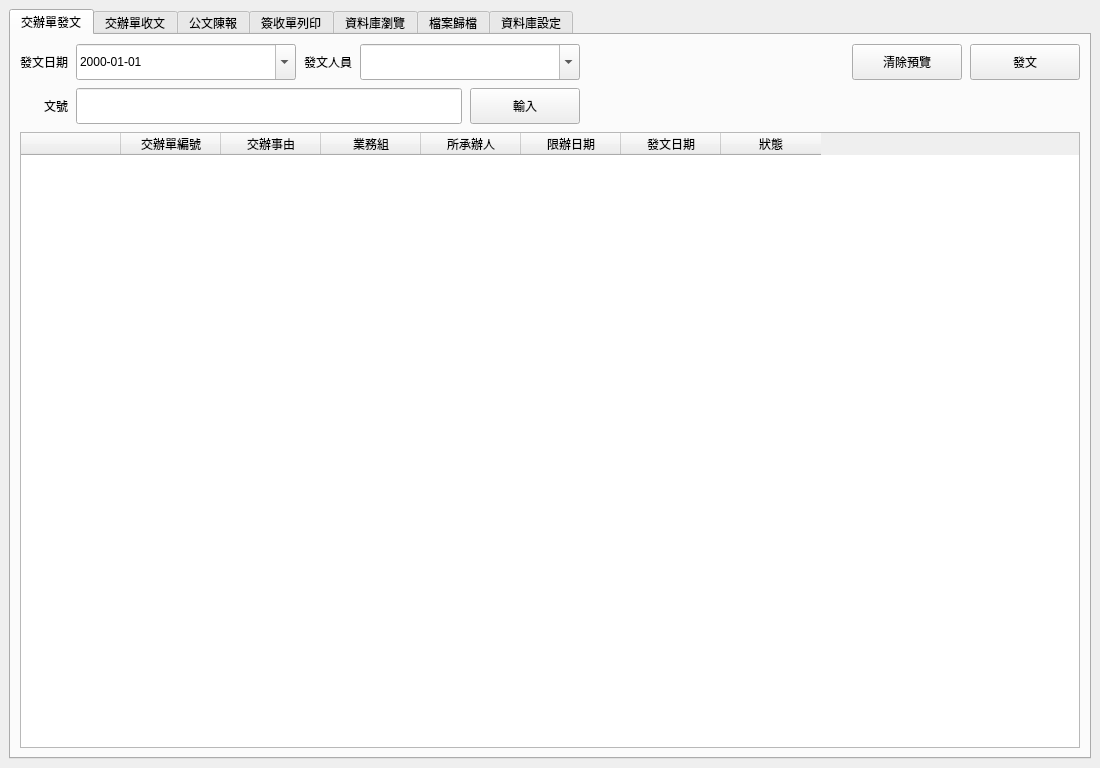
<?xml version="1.0" encoding="UTF-8"?>
<ui version="4.0">
 <class>MainWindow</class>
 <widget class="QMainWindow" name="MainWindow">
  <property name="geometry">
   <rect><x>0</x><y>0</y><width>1100</width><height>768</height></rect>
  </property>
  <property name="windowTitle"><string>公文管理系統</string></property>
  <widget class="QWidget" name="centralwidget">
   <layout class="QVBoxLayout" name="mainVerticalLayout">
    <item>
     <widget class="QTabWidget" name="tabWidget">
      <property name="currentIndex"><number>0</number></property>

      <widget class="QWidget" name="tab_dispatch">
       <attribute name="title"><string>交辦單發文</string></attribute>
       <layout class="QVBoxLayout" name="tabLayout_1">
        <property name="spacing"><number>8</number></property>

        <!-- 用 Grid 確保對齊 -->
        <item>
         <layout class="QGridLayout" name="topGrid">
          <property name="horizontalSpacing"><number>8</number></property>
          <property name="verticalSpacing"><number>8</number></property>

          <!-- row0: 發文日期 | 日期欄 | 發文人員 | combo | 彈性 | 清除 | 發文 -->
          <item row="0" column="0">
           <widget class="QLabel" name="lbl_dispatch_date">
            <property name="text"><string>發文日期</string></property>
            <property name="alignment"><set>Qt::AlignRight|Qt::AlignVCenter</set></property>
           </widget>
          </item>
          <item row="0" column="1">
           <widget class="QDateEdit" name="dispatch_date">
            <property name="minimumSize"><size><width>220</width><height>36</height></size></property>
            <property name="calendarPopup"><bool>true</bool></property>
            <property name="displayFormat"><string>yyyy-MM-dd</string></property>
           </widget>
          </item>
          <item row="0" column="2">
           <widget class="QLabel" name="lbl_sender">
            <property name="text"><string>發文人員</string></property>
            <property name="alignment"><set>Qt::AlignRight|Qt::AlignVCenter</set></property>
           </widget>
          </item>
          <item row="0" column="3">
           <widget class="QComboBox" name="dispatch_sender">
            <property name="minimumSize"><size><width>220</width><height>36</height></size></property>
            <property name="editable"><bool>true</bool></property>
           </widget>
          </item>
          <item row="0" column="4">
           <spacer>
            <property name="orientation"><enum>Qt::Horizontal</enum></property>
            <property name="sizeHint" stdset="0"><size><width>20</width><height>0</height></size></property>
           </spacer>
          </item>
          <item row="0" column="5">
           <widget class="QPushButton" name="btn_clear_all">
            <property name="minimumSize"><size><width>110</width><height>36</height></size></property>
            <property name="maximumSize"><size><width>110</width><height>36</height></size></property>
            <property name="text"><string>清除預覽</string></property>
           </widget>
          </item>
          <item row="0" column="6">
           <widget class="QPushButton" name="btn_send">
            <property name="minimumSize"><size><width>110</width><height>36</height></size></property>
            <property name="maximumSize"><size><width>110</width><height>36</height></size></property>
            <property name="text"><string>發文</string></property>
           </widget>
          </item>

          <!-- row1: 文號 | 輸入框 | 輸入按鈕（右緣對齊發文人員） -->
          <item row="1" column="0">
           <widget class="QLabel">
            <property name="text"><string>文號</string></property>
            <property name="alignment"><set>Qt::AlignRight|Qt::AlignVCenter</set></property>
           </widget>
          </item>
          <item row="1" column="1" colspan="3">
           <layout class="QHBoxLayout" name="docNumRow">
            <property name="spacing"><number>8</number></property>
            <item>
             <widget class="QLineEdit" name="lineEdit_docNum">
              <property name="minimumSize"><size><width>0</width><height>36</height></size></property>
             </widget>
            </item>
            <item>
             <widget class="QPushButton" name="btn_input_docnum">
              <property name="minimumSize"><size><width>110</width><height>36</height></size></property>
              <property name="maximumSize"><size><width>110</width><height>36</height></size></property>
              <property name="text"><string>輸入</string></property>
             </widget>
            </item>
           </layout>
          </item>

         </layout>
        </item>

        <!-- 表格 -->
        <item>
         <widget class="QTableWidget" name="tableWidget">
          <property name="selectionBehavior"><enum>QAbstractItemView::SelectRows</enum></property>
          <column><property name="text"><string></string></property></column>
          <column><property name="text"><string>交辦單編號</string></property></column>
          <column><property name="text"><string>交辦事由</string></property></column>
          <column><property name="text"><string>業務組</string></property></column>
          <column><property name="text"><string>所承辦人</string></property></column>
          <column><property name="text"><string>限辦日期</string></property></column>
          <column><property name="text"><string>發文日期</string></property></column>
          <column><property name="text"><string>狀態</string></property></column>
         </widget>
        </item>

       </layout>
      </widget>

      <widget class="QWidget" name="tab_receive">
       <attribute name="title"><string>交辦單收文</string></attribute>
      </widget>
      <widget class="QWidget" name="tab_report">
       <attribute name="title"><string>公文陳報</string></attribute>
      </widget>
      <widget class="QWidget" name="tab_print">
       <attribute name="title"><string>簽收單列印</string></attribute>
      </widget>
      <widget class="QWidget" name="tab_dbbrowse">
       <attribute name="title"><string>資料庫瀏覽</string></attribute>
      </widget>
      <widget class="QWidget" name="tab_archive">
       <attribute name="title"><string>檔案歸檔</string></attribute>
      </widget>
      <widget class="QWidget" name="tab_settings">
       <attribute name="title"><string>資料庫設定</string></attribute>
      </widget>
     </widget>
    </item>
   </layout>
  </widget>
 </widget>
</ui>
